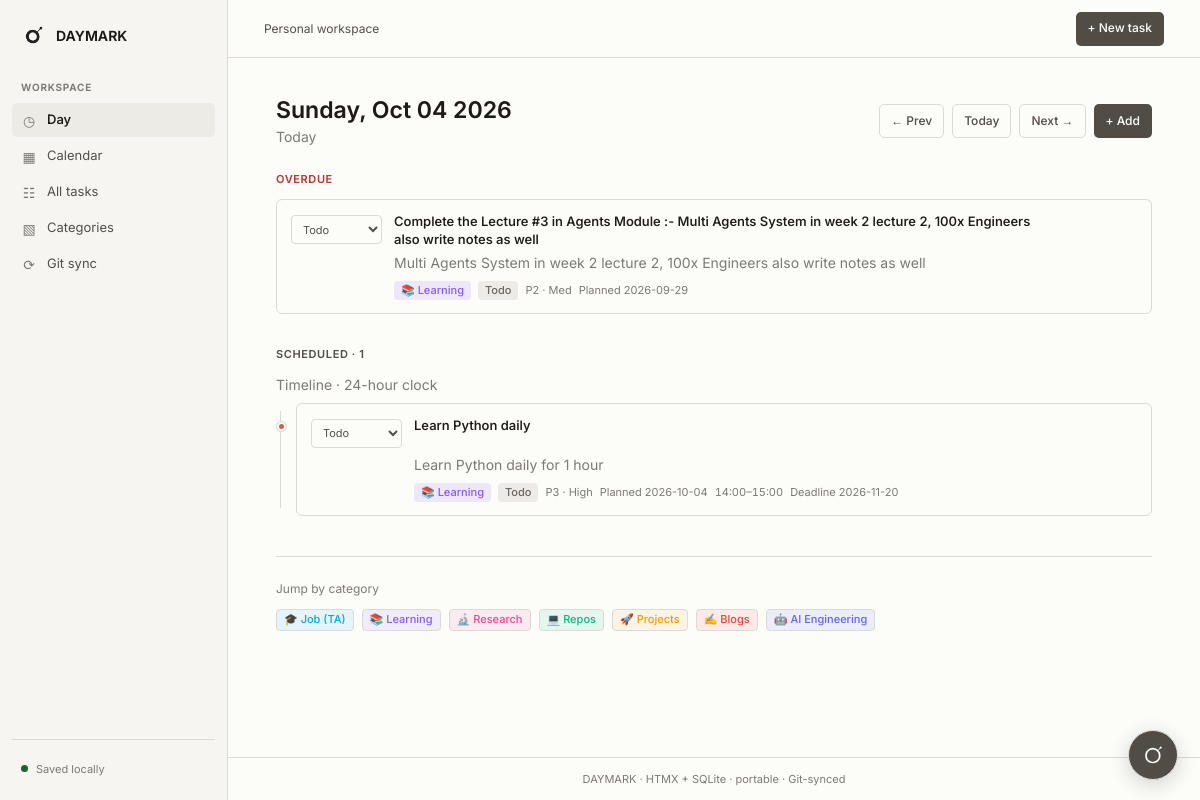
Page /day on the committed database.
### tables this page shows
CREATE TABLE tasks (
            id INTEGER PRIMARY KEY AUTOINCREMENT,
            title TEXT NOT NULL,
            description TEXT DEFAULT '',
            category_id INTEGER,
            due_date TEXT,
            status TEXT DEFAULT 'todo' CHECK(status IN ('todo', 'doing', 'done', 'blocked')),
            priority INTEGER DEFAULT 2 CHECK(priority BETWEEN 1 AND 4),
            created_at TEXT DEFAULT (datetime('now')),
            updated_at TEXT DEFAULT (datetime('now')),
            completed_at TEXT, deadline TEXT, series_id TEXT, recurrence_unit TEXT, recurrence_interval INTEGER DEFAULT 1, recurrence_count INTEGER DEFAULT 1, start_time TEXT, end_time TEXT,
            FOREIGN KEY (category_id) REFERENCES categories(id) ON DELETE SET NULL
        );

CREATE TABLE categories (
            id INTEGER PRIMARY KEY AUTOINCREMENT,
            name TEXT NOT NULL UNIQUE,
            color TEXT DEFAULT '#6366f1',
            icon TEXT DEFAULT '📁',
            sort_order INTEGER DEFAULT 0,
            created_at TEXT DEFAULT (datetime('now'))
        );

### app.py (the view)
@app.route("/day")
@app.route("/day/<day>")
def day_view(day=None):
    if day is None:
        day = today_str()
    d = parse_date(day) or date.today()
    day = d.isoformat()
    db = get_db()
    tasks = db.execute("""
        SELECT t.*, c.name as cat_name, c.color as cat_color, c.icon as cat_icon
        FROM tasks t
        LEFT JOIN categories c ON t.category_id = c.id
        WHERE t.due_date = ? OR (t.due_date IS NULL AND date(t.created_at) = ?)
        ORDER BY t.start_time IS NULL, t.start_time, t.priority DESC, t.status, t.created_at
    """, (day, day)).fetchall()
    overdue = db.execute("""
        SELECT t.*, c.name as cat_name, c.color as cat_color, c.icon as cat_icon
        FROM tasks t
        LEFT JOIN categories c ON t.category_id = c.id
        WHERE COALESCE(t.deadline, t.due_date) < ? AND t.status != 'done'
        ORDER BY COALESCE(t.deadline, t.due_date), t.priority DESC
    """, (day,)).fetchall()
    categories = db.execute(
        "SELECT * FROM categories ORDER BY sort_order, name"
    ).fetchall()
    timed_tasks = [task for task in tasks if task["start_time"]]
    untimed_tasks = [task for task in tasks if not task["start_time"]]
    prev_day = (d - timedelta(days=1)).isoformat()
    next_day = (d + timedelta(days=1)).isoformat()
    is_today = day == today_str()
    return render_template(
        "day.html",
        tasks=tasks,
        timed_tasks=timed_tasks,
        untimed_tasks=untimed_tasks,
        overdue=overdue,
        categories=categories,
        day=day,
        day_display=d.strftime("%A, %b %d %Y"),
        prev_day=prev_day,
        next_day=next_day,
        is_today=is_today,
        status_badge=status_badge,
        priority_label=priority_label,
    )

### app.py (called while the page is built)
def get_db():
    if "db" not in g:
        DATA_DIR.mkdir(exist_ok=True)
        g.db = sqlite3.connect(DB_PATH)
        g.db.row_factory = sqlite3.Row
        g.db.execute("PRAGMA foreign_keys = ON")
        g.db.execute(
            "ATTACH DATABASE ? AS agent_memory",
            (str(DATA_DIR / "assistant_memory.db"),),
        )
        g.db.execute("""
            CREATE TABLE IF NOT EXISTS agent_memory.assistant_memories (
                id INTEGER PRIMARY KEY AUTOINCREMENT,
                content TEXT NOT NULL UNIQUE,
                created_at TEXT NOT NULL DEFAULT (datetime('now')),
                updated_at TEXT NOT NULL DEFAULT (datetime('now'))
            )
        """)
    return g.db

def parse_date(s):
    if not s:
        return None
    try:
        return datetime.strptime(s, "%Y-%m-%d").date()
    except (TypeError, ValueError):
        return None

def today_str():
    return date.today().isoformat()

def status_badge(status):
    map_ = {
        "todo": ("bg-slate-100 text-slate-700", "Todo"),
        "doing": ("bg-amber-100 text-amber-800", "Doing"),
        "done": ("bg-emerald-100 text-emerald-800", "Done"),
        "blocked": ("bg-rose-100 text-rose-800", "Blocked"),
    }
    return map_.get(status, map_["todo"])

def priority_label(p):
    return {1: "Low", 2: "Med", 3: "High", 4: "Urgent"}.get(p, "Med")

@app.context_processor
def inject_template_helpers():
    return {"recurrence_label": recurrence_label}

@app.before_request
def ensure_db():
    init_db()

### templates/day.html (shortened to what this page needs)
{% extends "base.html" %}
{% block content %}
<div class="flex flex-col sm:flex-row sm:items-center justify-between gap-4 mb-6">
  <div>
    <h1 class="page-heading">{{ day_display }}</h1>
    {% if is_today %}
      <p class="text-sm text-muted mt-0.5">Today</p>
    {% endif %}
  </div>
  <div class="flex items-center gap-2">
    <a href="{{ url_for('day_view', day=prev_day) }}" class="btn btn-ghost border border-border">← Prev</a>
    <a href="{{ url_for('day_view') }}" class="btn btn-ghost border border-border">Today</a>
    <a href="{{ url_for('day_view', day=next_day) }}" class="btn btn-ghost border border-border">Next →</a>
    <a href="{{ url_for('task_new', due=day) }}" class="btn btn-primary">+ Add</a>
  </div>
</div>
{% if overdue %}
<section class="mb-8">
  <h2 class="section-heading mb-3 text-rose-400">Overdue</h2>
  <div class="space-y-2">
    {% for task in overdue %}
      {% include "partials/task_card.html" %}
    {% endfor %}
  </div>
</section>
{% endif %}
<section>
  <h2 class="section-heading mb-3">
    Scheduled · {{ tasks|length }}
  </h2>
  {% if tasks %}
    {% if timed_tasks %}
      <h3 class="text-sm text-muted mb-2">Timeline · 24-hour clock</h3>
      <div class="timeline-list mb-6" id="task-list">
        {% for task in timed_tasks %}
          {% include "partials/task_card.html" %}
        {% endfor %}
      </div>
    {% endif %}
  {% else %}
    <div class="empty-state">
      <p class="text-muted mb-4">No tasks for this day.</p>
      <a href="{{ url_for('task_new', due=day) }}" class="btn btn-primary">Create one</a>
    </div>
  {% endif %}
</section>
{% if categories %}
<div class="mt-10 pt-6 border-t border-border">
  <p class="text-xs text-muted mb-3">Jump by category</p>
  <div class="flex flex-wrap gap-2">
    {% for c in categories %}
      <a href="{{ url_for('tasks_list', cat=c.id) }}"
         class="badge border border-border hover:border-white/20 transition"
         style="background: {{ c.color }}18; color: {{ c.color }}">
        {{ c.icon }} {{ c.name }}
      </a>
    {% endfor %}
  </div>
</div>
{% endif %}
{% endblock %}

### templates/partials/task_card.html (shortened to what this page needs)
<div id="task-{{ task.id }}"
    class="card task-card flex items-start group">
  <form hx-post="{{ url_for('task_status', tid=task.id) }}"
        hx-target="#task-{{ task.id }}"
        hx-swap="outerHTML"
        class="shrink-0 mt-0.5">
    <select name="status" onchange="this.form.requestSubmit()"
            class="status-select" aria-label="Status for {{ task.title }}">
      <option value="todo" {% if task.status=='todo' %}selected{% endif %}>Todo</option>
    </select>
  </form>
  <div class="flex-1 min-w-0">
    <div class="flex items-start justify-between gap-2">
      <a href="{{ url_for('task_edit', tid=task.id) }}"
         class="task-title leading-snug {% if task.status=='done' %}is-done line-through{% endif %}">
        {{ task.title }}
      </a>
    </div>
    {% if task.description %}
      <p class="text-sm text-muted mt-1 line-clamp-2">{{ task.description }}</p>
    {% endif %}
    <div class="task-meta">
      {% if task.cat_name %}
        <span class="badge" style="background: {{ task.cat_color }}22; color: {{ task.cat_color }}">
          {{ task.cat_icon }} {{ task.cat_name }}
        </span>
      {% endif %}
      {% set badge_cls, badge_label = status_badge(task.status) %}
      <span class="badge {{ badge_cls }}">{{ badge_label }}</span>
      <span class="text-muted">P{{ task.priority }} · {{ priority_label(task.priority) }}</span>
      {% if task.due_date %}
        <span class="text-muted">Planned {{ task.due_date }}</span>
      {% endif %}
      {% if task.start_time and task.end_time %}
        <span class="text-muted task-slot">{{ task.start_time }}–{{ task.end_time }}</span>
      {% endif %}
      {% if task.deadline %}<span class="text-muted">Deadline {{ task.deadline }}</span>{% endif %}
    </div>
  </div>
</div>

### rows in the picture
tasks: status "Todo", title "Complete the Lecture #3 in Agents Module :- Multi Agents System in week 2 lecture 2, 100x Engineers also write notes as well", description "Multi Agents System in week 2 lecture 2, 100x Engineers also write notes as well", cat_icon "📚", cat_name "Learning", priority "2", priority "Med", due_date "2026-09-29"
tasks: status "Todo", title "Learn Python daily", description "Learn Python daily for 1 hour", cat_icon "📚", cat_name "Learning", priority "3", priority "High", due_date "2026-10-04", start_time "14:00", end_time "15:00", deadline "2026-11-20"
categories: icon "🎓", name "Job (TA)"
categories: icon "📚", name "Learning"
categories: icon "🔬", name "Research"
categories: icon "💻", name "Repos"
categories: icon "🚀", name "Projects"
categories: icon "✍️", name "Blogs"
categories: icon "🤖", name "AI Engineering"

### other values in the picture
{{ day_display }} "Sunday, Oct 04 2026"
{{ tasks|length }} "1"
